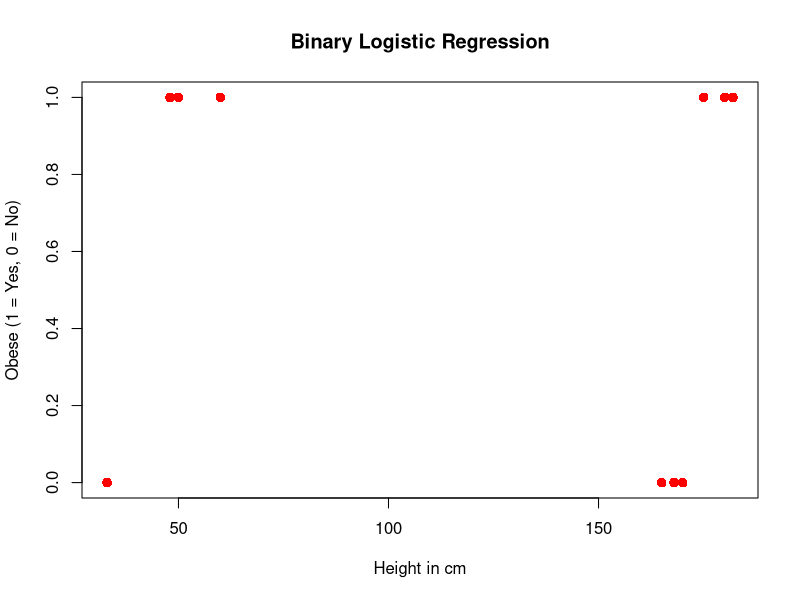

Reproduce this figure in R.
# Read data from CSV file
data1 <- read.csv("binomial_logi.csv")

# Split the data: 70% training and 30% testing
set.seed(123)  # for reproducibility
total_rows <- nrow(data1)
train_size <- floor(0.7 * total_rows)
train_indices <- sample(1:total_rows, train_size)
train_data <- data1[train_indices, ]
test_data <- data1[-train_indices, ]

# Build a binary logistic regression model using training data
model <- glm(Obese ~ Height + Age, data = train_data, family = binomial)

# Show model summary
cat("Model Summary:\n")
print(summary(model))

# Predict probabilities on test data
test_prob <- predict(model, newdata = test_data, type = "response")

# Convert probabilities to 0 or 1 using threshold 0.5
test_pred <- ifelse(test_prob > 0.5, 1, 0)

# Actual values from test data
test_actual <- test_data$Obese

# Create confusion matrix
confusion_matrix <- table(Predicted = test_pred, Actual = test_actual)

# Print confusion matrix
cat("\nConfusion Matrix:\n")
print(confusion_matrix)

accuracy <- sum(test_pred == test_actual) /length(test_actual)

# Calculate precision
true_positive <- confusion_matrix["1", "1"]
false_positive <- confusion_matrix["1", "0"]
precision <- true_positive / (true_positive + false_positive)

# Print probability of correct prediction, accuracy, and precision
cat("\nProbability of predicting the correct class (Accuracy):", round(accuracy, 4), "\n")
cat("Precision:", round(precision, 4), "\n")

# Take user input for prediction
a_height <- as.integer(readline("\nEnter the height of the individual: "))
a_age <- as.integer(readline("Enter the age of the individual: "))
a <- data.frame(Height = a_height, Age = a_age)

# Make prediction using the model
prob <- predict(model, a, type = "response")
prediction <- ifelse(prob > 0.5, 1, 0)
cat("The predicted obesity status is", prediction, "(1 = Obese, 0 = Not Obese)\n")

# Plot the data (Height vs Obese)
plot(data1$Height, data1$Obese, col = "red", main = "Binary Logistic Regression", 
     cex = 1.3, pch = 16, xlab = "Height in cm", ylab = "Obese (1 = Yes, 0 = No)")
